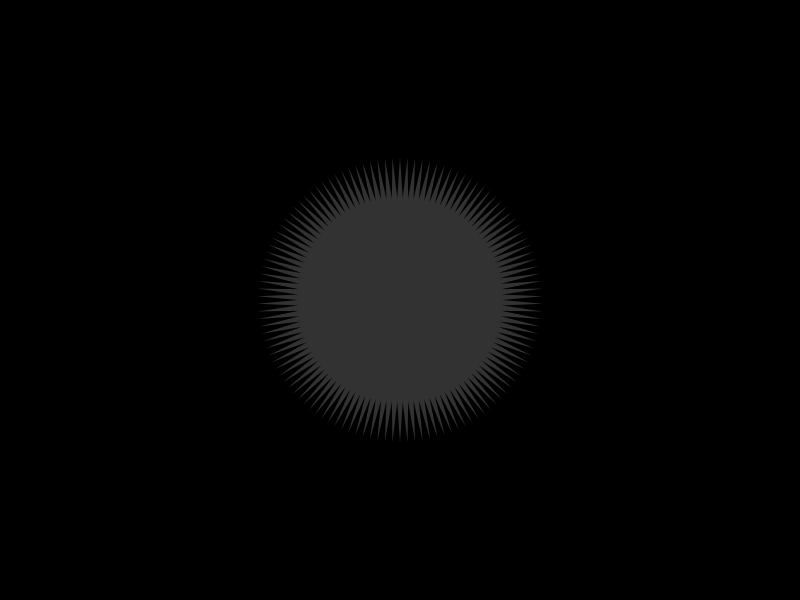
Frame 1 (no input)
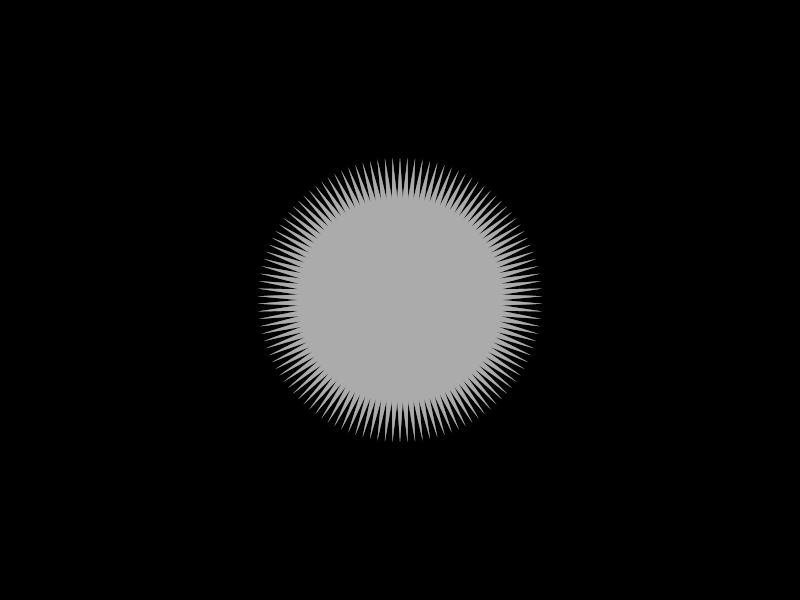
Frame 60 (the mouse pressed at the canvas centre just before this capture)
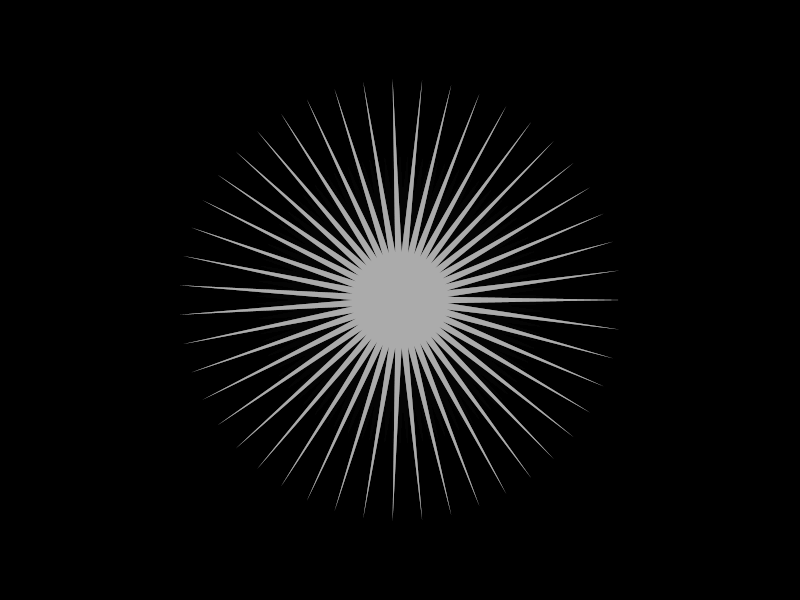
Frame 120 (the mouse held since frame 60 and released just before this capture)

The Processing sketch that drew these frames (run headless with seeded random() and noise(); from frame 60 on, the mouse is pressed at the canvas centre):

// Processing sketch: processing_1324
// ── processing_1324.pde

Star star; 
 
void setup(){ 
  size(800, 600); 
  background(0); 
  smooth(); 
  star = new Star(); 
} 
 
void draw(){ 
  //background(0); 
  fadeToBlack(); 
  star.draw(); 
} 
 
void fadeToBlack(){ 
  // fade away  
  fill(0,0,0, 30); 
  noStroke(); 
  translate(0,0); 
  rect(0,0,width,height);  
} 
 
 
// ================================================================ 
 
 
class Star 
{ 
  float phase = 0; 
  float r1=0, r2=0; 
  int spikes=0; 
  Point[] points; 
   
  Star(){ 
    setProps(); 
  } 
   
  public void draw(){ 
     
    translate(width/2, height/2); 
    noStroke(); 
    //strokeWeight(.5); 
    //stroke(255,255,255); 
    //noFill(); 
    fill(255,255,255, 50); 
     
   // r1 = 200; 
   // r2 = 60; 
   // r1 = height * cos(phase); 
    //r2 = height/5 * cos(phase); 
    phase += .1; 
     //r1 = ((width/2) - mouseX) / 10; 
     calcPoly(); 
     render(); 
     if(frameCount % 60 == 0) setProps(); 
  } 
   
  private void setProps(){ 
    spikes = int(random(174))+6;//getNumSpikes(); 
    r1 = random(200)+50;
    r2 = random(150);
    int total = int(spikes*2); 
    points = new Point[ total ]; 
  } 
   
  private void calcPoly(){ 
     Point p; 
     float i=0, n = points.length; 
     float a = 360/n; 
     float cosa, sina; 
      
     for(i=0;i<n;i++){ 
       points[int(i)] = new Point(0,0); 
        p = points[int(i)]; 
        cosa = cos((a*i) * PI/180); 
        sina = sin((a*i) * PI/180); 
        if(i%2==0){ 
           p.x = r1 * cosa; 
           p.y = r1 * sina; 
        }else{ 
           p.x = r2 * cosa; 
           p.y = r2 * sina; 
        } 
         
     } 
  } 
   
  private void render(){ 
     int i=0, n=points.length; 
     Point p1, p2; 
      
     pushMatrix(); 
     beginShape(POLYGON); 
    // rotateY( ry ); 
      
     for(i=0; i<n; i++){ 
       if(i>0){ 
         p1 = points[i-1]; 
         p2 = points[i]; 
         //line( p1.x, p1.y, p2.x, p2.y ); 
         vertex( p1.x, p1.y ); 
         vertex( p2.x, p2.y ); 
         if(i==n-1) { 
           p1 = points[0]; 
           //line( p1.x, p1.y, p2.x, p2.y ); 
         }// end if 
       }// end if 
     }// end for 
      
     endShape(); 
     popMatrix(); 
  } 
} 
 
class Point { 
   public float x, y; 
   Point(float x, float y){ 
     this.x = x; 
     this.y = y;  
   } 
} 
